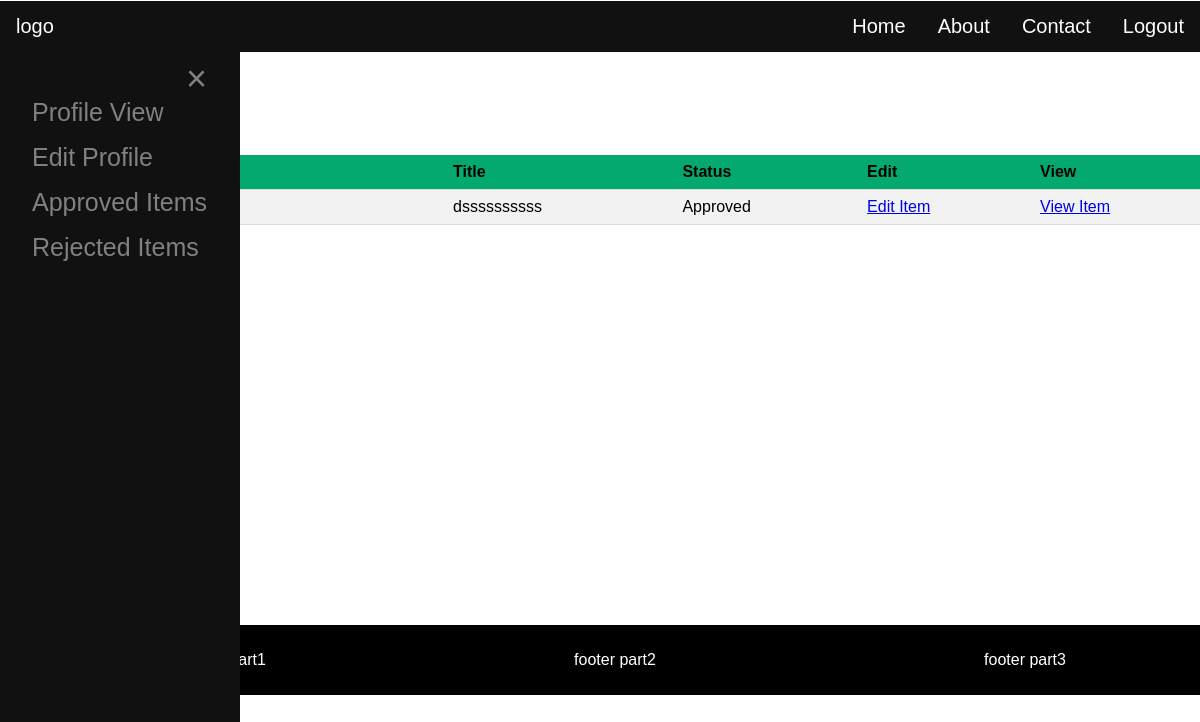
/dashboard/admin_approved/, run on an earlier commit of the app's database.
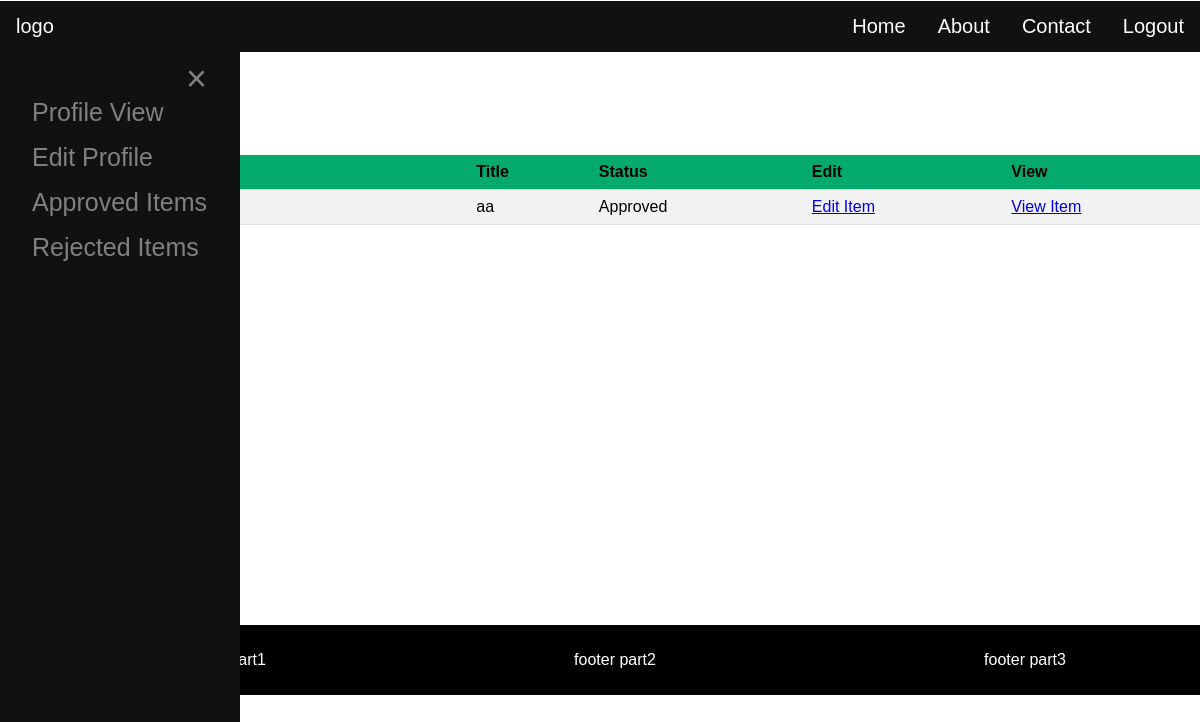
And on a later commit of the database.
### dashboard/models.py (models this page shows, shortened)
class Task(models.Model):
    user = models.ForeignKey(User, on_delete=models.CASCADE)
    datetime = models.DateTimeField()
    image=models.ImageField(upload_to="images/")
    title = models.CharField(max_length=200)
    description = models.TextField(blank=True, null=True)
    admin_comment = models.TextField(blank=True,null=True)
    STATUS_CHOICES = [
        ('Pending', 'Pending'),
        ('Approved', 'Approved'),
        ('Rejected', 'Rejected'),
    ]
    approved = models.CharField(max_length=10, choices=STATUS_CHOICES, default='Pending')  # For admin approval

### dashboard/views.py (the view)
# urls.py: path('admin_approved/',views.admin_approved,name='admin_approved'),
def admin_approved(request):
     items = Task.objects.filter(approved='Approved')
     return render(request, 'admin_approved.html', {'items':items})

### dashboard/templates/admin_approved.html (shortened to what this page needs)
{% load static %}
<html>
<head>
  <link rel="stylesheet" href="{% static 'dashboard/style.css' %}">
</head>
<body>
<div class="header">
  <ul>
  <li><a href="">logo</a></li>
  <li style="float:right"><a href="{% url 'logout' %}">Logout</a></li>
  <li style="float:right"><a href="#contact">Contact</a></li>
  <li style="float:right"><a href="#news">About</a></li>
  <li style="float:right"><a class="active" href="#home">Home</a></li>
</ul>
</div>
<div id="mySidenav" class="sidenav">
  <a href="javascript:void(0)" class="closebtn" onclick="closeNav()">&times;</a>
  <a href="{%url 'admindisplay'%}">Profile View</a>
  <a href="{% url 'edit_admindetail' user.id %}">Edit Profile</a>
  <a href="{%url 'admin_approved'%}">Approved Items</a>
  <a href="{%url 'admin_rejected'%}">Rejected Items</a>
</div>
<span style="font-size:30px;cursor:pointer" onclick="openNav()">&#9776; Profile</span>
   {% block content %}
 <div style="overflow-x: auto;">
   <h2>Approved Items</h2>
   <table>
   <tr>
   <th>Datetime</th>
   <th>Title</th>
   <th>Status</th>
   <th>Edit</th>
   <th>View</th>
   </tr>
   {%for item in items%}
   <tr>
   <td>{{item.datetime}}</td>
   <td>{{item.title}}</td>
   <td>{{item.approved}}</td>
   <td><a href="{% url 'admin_edititem' item.id %}">Edit Item</a></td>
   <td><a href="{% url 'admin_viewitem' item.id %}">View Item</a></td>
   </tr>
   {%endfor%}
   </table>
 </div>
{%endblock%}
 <div class="footer">
 <div class="foot1">
 <p>footer part1</p>
 </div>
 <div class="foot2">
  <p>footer part2</p>
 </div>
 <div class="foot3">
  <p>footer part3</p>
 </div>
</div>
</body>
</html>

What changed in the data, as far as the page shows it:
no longer on this page (row edited): Task: title "dssssssssss", approved "Approved"
now on this page (row edited): Task: title "aa", approved "Approved"
